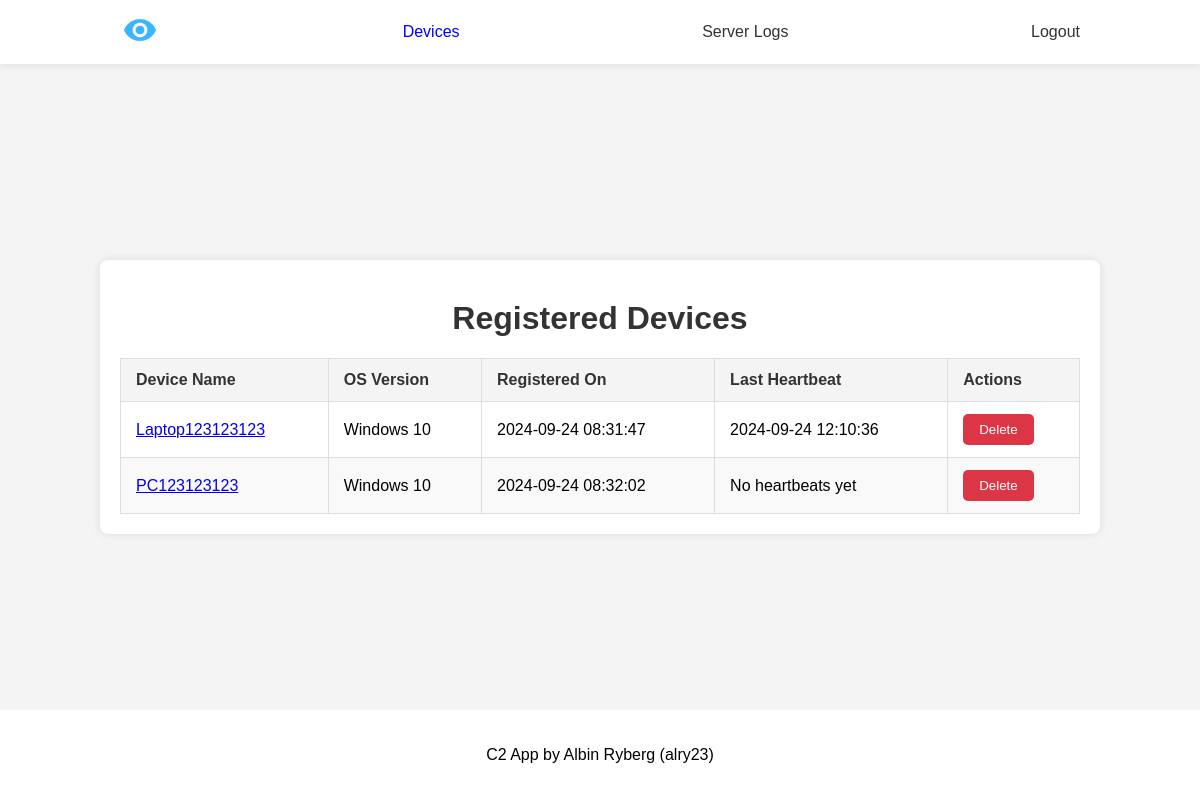
/devices (signed in), run on an earlier commit of the app's database.
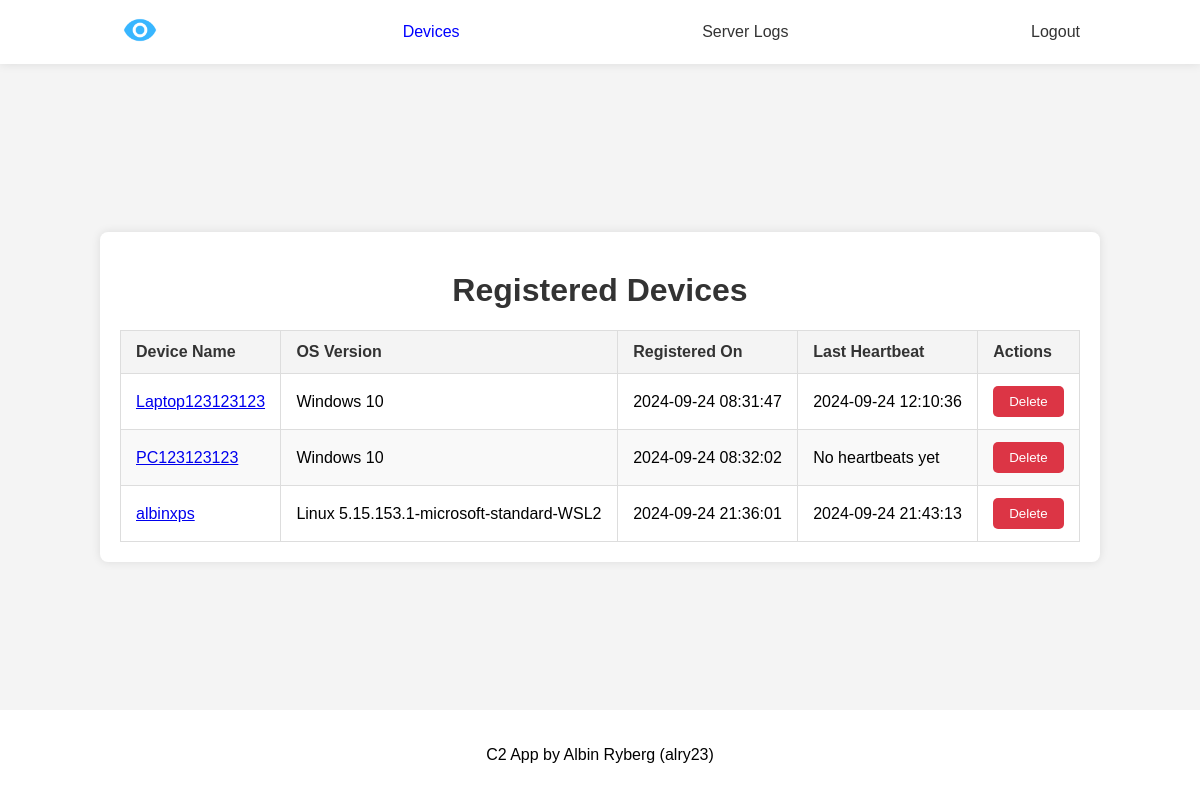
And on a later commit of the database.
### models.py (models this page shows, shortened)
class Device(db.Model):
    id = db.Column(db.Integer, primary_key=True)
    hardware_id = db.Column(db.String(200), nullable=False, index=True, unique=True)
    device_name = db.Column(db.String(50), nullable=False)
    os_version = db.Column(db.String(100), nullable=False)
    geo_location = db.Column(db.String(100))
    installed_apps = db.Column(db.Text)
    timestamp = db.Column(db.DateTime, default=db.func.current_timestamp())
    last_heartbeat = db.Column(db.DateTime)

### routes.py (the view)
@routes.route('/devices')
@login_required
def devices():
    devices = Device.query.all()
    return render_template("devices.html", devices=devices)

### server.py (called while the page is built)
@login_manager.user_loader
def load_user(user_id):
    return User.query.filter_by(id=int(user_id)).first()

### templates/devices.html
{% include 'header.html' %}
<div class="container">
    <h1>Registered Devices</h1>
    {% if devices %}
    <table class="device-table">
        <thead>
            <tr>
                <th>Device Name</th>
                <th>OS Version</th>
                <th>Registered On</th>
                <th>Last Heartbeat</th>
                <th>Actions</th>
            </tr>
        </thead>
        <tbody>
            {% for device in devices %}
            <tr>
                <td><a href="{{ url_for('routes.single_device', id=device.id) }}">{{ device.device_name }}</a></td>
                <td>{{ device.os_version }}</td>
                <td>{{ device.timestamp }}</td>
                <td>{{ device.last_heartbeat or 'No heartbeats yet' }}</td>
                <td>
                    <form action="{{ url_for('routes.post_delete_device', id=device.id) }}" method="POST" style="display:inline;">
                        <button type="submit" class="delete">Delete</button>
                    </form>
                </td>
            </tr>
            {% endfor %}
        </tbody>
    </table>
    {% else %}
    <p>No devices registered yet.</p>
    {% endif %}
</div>
{% include 'footer.html' %}

### templates/header.html (shortened to what this page needs)
<!DOCTYPE html>
<html lang="sv">
<head>
    <link rel="stylesheet" href="{{ url_for('static',filename='styles/style.css') }}">
</head>
<body>
    <nav>
        <ul>
            <li {%- if request.path=="/" %} class="active" {% endif %}><a href="{{ url_for('routes.main') }}"><img
                        src="{{ url_for('static', filename='images/blueeye.png') }}" width="40" alt="blue eye"></a></li>
            {%- if current_user.is_authenticated %}
            <li {%- if request.path=="/devices" %} class="active" {% endif %}><a
                    href="{{ url_for('routes.devices') }}">Devices</a></li>
            <li><a href="{{ url_for('routes.view_logs') }}">Server Logs</a></li>
            <li><a href="{{ url_for('routes.logout') }}">Logout</a></li>
            {%- else %}
            <li {%- if request.path=="/login" %} class="active" {% endif %}><a
                    href="{{ url_for('routes.login') }}">Login</a></li>
            {%- endif %}
        </ul>
    </nav>

### templates/footer.html
<footer>
    <p>C2 App by Albin Ryberg (alry23)</p>
</footer>
</body>
</html>

### static/styles/style.css (style rules this page uses)
html { height: 100%; width: 100%; }
body { font-family: Arial, sans-serif; margin: 0; padding: 0; background-color: #f4f4f4; display: flex; justify-content: space-between; flex-direction: column; height: 100%; }
h1 { text-align: center; color: #333; margin-top: 20px; }
.container { width: 80%; margin: 0 auto; padding: 20px; background-color: white; box-shadow: 0 0 10px rgba(0, 0, 0, 0.1); border-radius: 8px; }
footer { display: flex; justify-content: center; background-color: white; padding: 20px 0; }
nav { background-color: white; box-shadow: 0 0 10px rgba(0, 0, 0, 0.1); padding: 10px 0; margin-bottom: 20px; }
nav ul { display: flex; flex-direction: row; justify-content: space-between; align-items: center; width: 80%; margin: 0 auto; padding: 0; text-decoration: none; list-style: none; }
nav ul li a { text-decoration: none; color: #333; }
nav ul li.active a { color: blue; }
.device-table { width: 100%; border-collapse: collapse; margin-top: 20px; }
.device-table th, .device-table td { padding: 12px 15px; border: 1px solid #ddd; text-align: left; }
.device-table th { background-color: #f4f4f4; color: #333; font-weight: bold; }
.device-table tr:nth-child(even) { background-color: #f9f9f9; }
button { padding: 8px 16px; background-color: #28a745; color: white; border: none; border-radius: 5px; cursor: pointer; transition: background-color 0.3s; }
button.delete { background-color: #dc3545; }

What changed in the data, as far as the page shows it:
added Device: device_name "albinxps", os_version "Linux 5.15.153.1-microsoft-standard-WSL2", timestamp "2024-09-24 21:36:01", last_heartbeat "2024-09-24 21:43:13"
